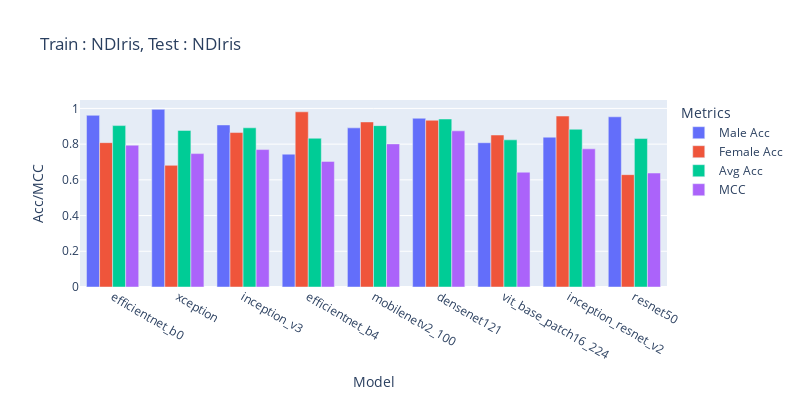

The notebook cell saved with this chart:
### Code cell
df = pd.read_csv('/home/sreeraj/lab/nsf/final_eval/results/across_model_ndiris_gender.csv',)
fig = px.bar(df, x='Model', y=['Male Acc', 'Female Acc', 'Avg Acc', 'MCC'], title='Train : NDIris, Test : NDIris', barmode='group', labels={'value': 'Acc/MCC', 'variable': 'Metrics'},width=800, height=400)
fig.show()

### Figure 1 — Plotly figure (JSON) as saved in the notebook; plotly's stock layout.template omitted (floating-point values rounded to 4 significant figures)
{"data": [{"alignmentgroup": "True", "hovertemplate": "Metrics=Male Acc<br>Model=%{x}<br>Acc/MCC=%{y}<extra></extra>", "legendgroup": "Male Acc", "marker": {"color": "#636efa", "pattern": {"shape": ""}}, "name": "Male Acc", "offsetgroup": "Male Acc", "orientation": "v", "showlegend": true, "textposition": "auto", "type": "bar", "x": ["efficientnet_b0", "xception", "inception_v3", "efficientnet_b4", "mobilenetv2_100", "densenet121", "vit_base_patch16_224", "inception_resnet_v2", "resnet50"], "xaxis": "x", "y": [0.9614, 0.9948, 0.9074, 0.7438, 0.8911, 0.945, 0.8079, 0.8388, 0.953], "yaxis": "y"}, {"alignmentgroup": "True", "hovertemplate": "Metrics=Female Acc<br>Model=%{x}<br>Acc/MCC=%{y}<extra></extra>", "legendgroup": "Female Acc", "marker": {"color": "#EF553B", "pattern": {"shape": ""}}, "name": "Female Acc", "offsetgroup": "Female Acc", "orientation": "v", "showlegend": true, "textposition": "auto", "type": "bar", "x": ["efficientnet_b0", "xception", "inception_v3", "efficientnet_b4", "mobilenetv2_100", "densenet121", "vit_base_patch16_224", "inception_resnet_v2", "resnet50"], "xaxis": "x", "y": [0.8082, 0.6811, 0.8648, 0.9809, 0.9243, 0.9336, 0.851, 0.9573, 0.6291], "yaxis": "y"}, {"alignmentgroup": "True", "hovertemplate": "Metrics=Avg Acc<br>Model=%{x}<br>Acc/MCC=%{y}<extra></extra>", "legendgroup": "Avg Acc", "marker": {"color": "#00cc96", "pattern": {"shape": ""}}, "name": "Avg Acc", "offsetgroup": "Avg Acc", "orientation": "v", "showlegend": true, "textposition": "auto", "type": "bar", "x": ["efficientnet_b0", "xception", "inception_v3", "efficientnet_b4", "mobilenetv2_100", "densenet121", "vit_base_patch16_224", "inception_resnet_v2", "resnet50"], "xaxis": "x", "y": [0.9038, 0.8768, 0.8914, 0.833, 0.9036, 0.9407, 0.8241, 0.8834, 0.8312], "yaxis": "y"}, {"alignmentgroup": "True", "hovertemplate": "Metrics=MCC<br>Model=%{x}<br>Acc/MCC=%{y}<extra></extra>", "legendgroup": "MCC", "marker": {"color": "#ab63fa", "pattern": {"shape": ""}}, "name": "MCC", "offsetgroup": "MCC", "orientation": "v", "showlegend": true, "textposition": "auto", "type": "bar", "x": ["efficientnet_b0", "xception", "inception_v3", "efficientnet_b4", "mobilenetv2_100", "densenet121", "vit_base_patch16_224", "inception_resnet_v2", "resnet50"], "xaxis": "x", "y": [0.794, 0.747, 0.7695, 0.7033, 0.8014, 0.8744, 0.6429, 0.7736, 0.6382], "yaxis": "y"}], "layout": {"barmode": "group", "height": 400, "legend": {"title": {"text": "Metrics"}, "tracegroupgap": 0}, "title": {"text": "Train : NDIris, Test : NDIris"}, "width": 800, "xaxis": {"anchor": "y", "domain": [0, 1], "title": {"text": "Model"}}, "yaxis": {"anchor": "x", "domain": [0, 1], "title": {"text": "Acc/MCC"}}}}
